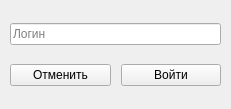
<?xml version="1.0" encoding="UTF-8"?>
<ui version="4.0">
 <class>AuthorizationForm</class>
 <widget class="QMainWindow" name="AuthorizationForm">
  <property name="geometry">
   <rect>
    <x>0</x>
    <y>0</y>
    <width>231</width>
    <height>109</height>
   </rect>
  </property>
  <property name="windowTitle">
   <string>MainWindow</string>
  </property>
  <widget class="QWidget" name="loginWidget">
   <layout class="QGridLayout" name="gridLayout">
    <property name="leftMargin">
     <number>10</number>
    </property>
    <property name="topMargin">
     <number>10</number>
    </property>
    <property name="rightMargin">
     <number>10</number>
    </property>
    <property name="bottomMargin">
     <number>10</number>
    </property>
    <property name="horizontalSpacing">
     <number>10</number>
    </property>
    <property name="verticalSpacing">
     <number>6</number>
    </property>
    <item row="0" column="0" colspan="2">
     <widget class="QLineEdit" name="login">
      <property name="text">
       <string/>
      </property>
      <property name="placeholderText">
       <string>Логин</string>
      </property>
     </widget>
    </item>
    <item row="1" column="1">
     <widget class="QPushButton" name="confirmButton">
      <property name="text">
       <string>Войти</string>
      </property>
      <property name="autoDefault">
       <bool>false</bool>
      </property>
      <property name="default">
       <bool>false</bool>
      </property>
     </widget>
    </item>
    <item row="1" column="0">
     <widget class="QPushButton" name="cancelButton">
      <property name="text">
       <string>Отменить</string>
      </property>
     </widget>
    </item>
   </layout>
  </widget>
 </widget>
 <resources/>
 <connections/>
</ui>
